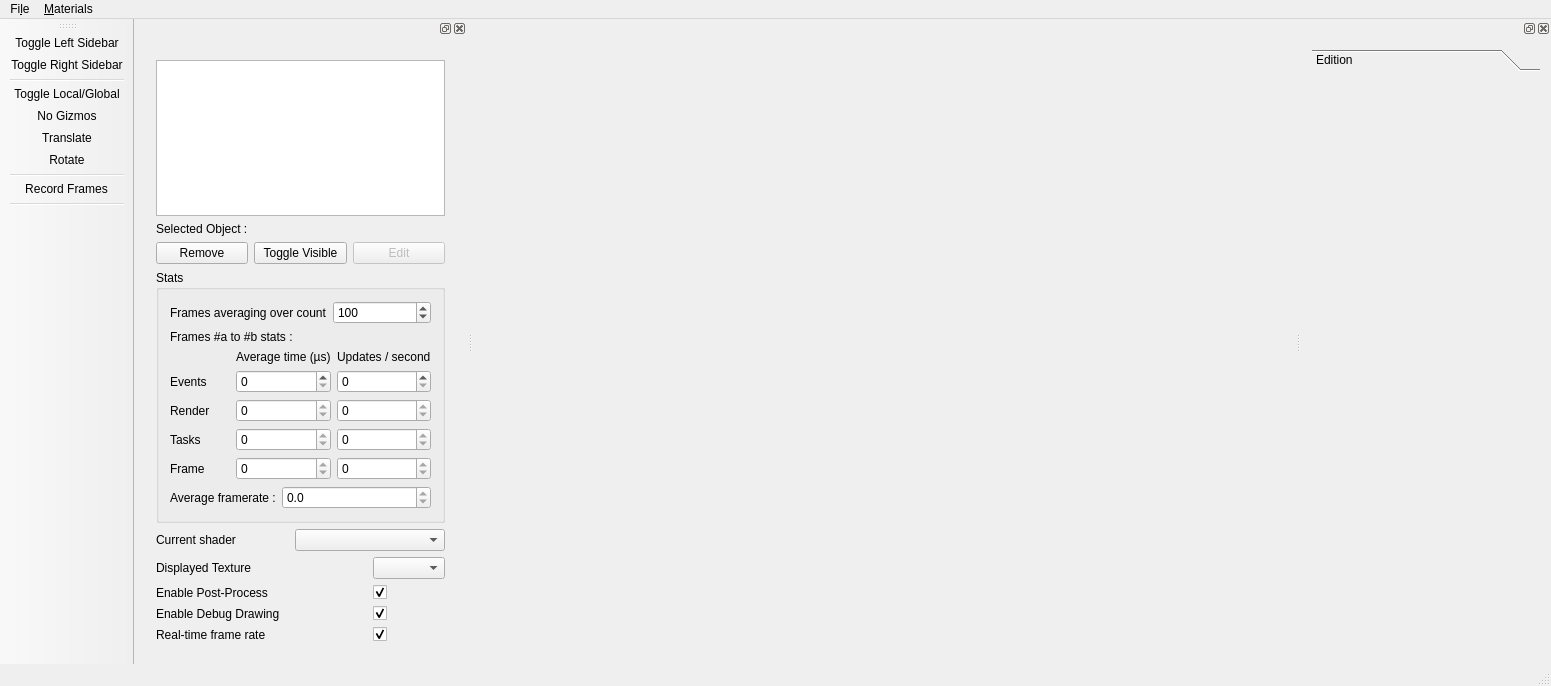
<?xml version="1.0" encoding="UTF-8"?>
<ui version="4.0">
 <class>MainWindow</class>
 <widget class="QMainWindow" name="MainWindow">
  <property name="geometry">
   <rect>
    <x>0</x>
    <y>0</y>
    <width>1526</width>
    <height>686</height>
   </rect>
  </property>
  <property name="sizePolicy">
   <sizepolicy hsizetype="Preferred" vsizetype="Preferred">
    <horstretch>0</horstretch>
    <verstretch>0</verstretch>
   </sizepolicy>
  </property>
  <property name="windowTitle">
   <string>MainWindow</string>
  </property>
  <widget class="QWidget" name="centralWidget">
   <layout class="QGridLayout" name="gridLayout_2">
    <item row="0" column="0">
     <widget class="Ra::Gui::Viewer" name="m_viewer" native="true">
      <property name="enabled">
       <bool>true</bool>
      </property>
      <property name="minimumSize">
       <size>
        <width>800</width>
        <height>600</height>
       </size>
      </property>
     </widget>
    </item>
   </layout>
  </widget>
  <widget class="QStatusBar" name="_statusBar"/>
  <widget class="QMenuBar" name="menuBar">
   <property name="geometry">
    <rect>
     <x>0</x>
     <y>0</y>
     <width>1526</width>
     <height>19</height>
    </rect>
   </property>
   <widget class="QMenu" name="menuFILE">
    <property name="title">
     <string>Fi&amp;le</string>
    </property>
    <addaction name="actionOpenMesh"/>
    <addaction name="separator"/>
    <addaction name="actionExit"/>
   </widget>
   <widget class="QMenu" name="menuMisc">
    <property name="title">
     <string>&amp;Materials</string>
    </property>
    <addaction name="actionReload_Shaders"/>
    <addaction name="actionOpen_Material_Editor"/>
   </widget>
   <addaction name="menuFILE"/>
   <addaction name="menuMisc"/>
  </widget>
  <widget class="QDockWidget" name="leftSidebar">
   <property name="minimumSize">
    <size>
     <width>333</width>
     <height>565</height>
    </size>
   </property>
   <attribute name="dockWidgetArea">
    <number>1</number>
   </attribute>
   <widget class="QWidget" name="dockWidgetContents">
    <layout class="QGridLayout" name="gridLayout">
     <item row="0" column="0">
      <widget class="QWidget" name="widget" native="true">
       <property name="sizePolicy">
        <sizepolicy hsizetype="Expanding" vsizetype="Expanding">
         <horstretch>0</horstretch>
         <verstretch>0</verstretch>
        </sizepolicy>
       </property>
       <layout class="QVBoxLayout" name="verticalLayout_3">
        <item>
         <layout class="QVBoxLayout" name="verticalLayout_2">
          <item>
           <layout class="QVBoxLayout" name="verticalLayout_4">
            <item>
             <widget class="QTreeView" name="m_entitiesTreeView">
              <property name="editTriggers">
               <set>QAbstractItemView::NoEditTriggers</set>
              </property>
              <property name="textElideMode">
               <enum>Qt::ElideRight</enum>
              </property>
             </widget>
            </item>
            <item>
             <layout class="QHBoxLayout" name="selectionLayout">
              <item>
               <widget class="QLabel" name="label_selected">
                <property name="text">
                 <string>Selected Object :</string>
                </property>
               </widget>
              </item>
              <item>
               <widget class="QLabel" name="m_selectedItemName">
                <property name="text">
                 <string/>
                </property>
               </widget>
              </item>
             </layout>
            </item>
            <item>
             <layout class="QHBoxLayout" name="horizontalLayout">
              <item>
               <widget class="QPushButton" name="m_removeEntityButton">
                <property name="text">
                 <string>Remove</string>
                </property>
               </widget>
              </item>
              <item>
               <widget class="QPushButton" name="m_toggleRenderObjectButton">
                <property name="text">
                 <string>Toggle Visible</string>
                </property>
               </widget>
              </item>
              <item>
               <widget class="QPushButton" name="m_editRenderObjectButton">
                <property name="enabled">
                 <bool>false</bool>
                </property>
                <property name="text">
                 <string>Edit</string>
                </property>
               </widget>
              </item>
             </layout>
            </item>
           </layout>
          </item>
          <item>
           <widget class="QGroupBox" name="groupBox">
            <property name="title">
             <string>Stats</string>
            </property>
            <layout class="QVBoxLayout" name="verticalLayout">
             <item>
              <layout class="QFormLayout" name="formLayout_6">
               <item row="0" column="0">
                <widget class="QLabel" name="label_23">
                 <property name="text">
                  <string>Frames averaging over count</string>
                 </property>
                </widget>
               </item>
               <item row="0" column="1">
                <widget class="QSpinBox" name="m_avgFramesCount">
                 <property name="minimum">
                  <number>1</number>
                 </property>
                 <property name="maximum">
                  <number>1000</number>
                 </property>
                 <property name="singleStep">
                  <number>10</number>
                 </property>
                 <property name="value">
                  <number>100</number>
                 </property>
                </widget>
               </item>
              </layout>
             </item>
             <item>
              <widget class="QLabel" name="m_frameA2BLabel">
               <property name="text">
                <string>Frames #a to #b stats :</string>
               </property>
              </widget>
             </item>
             <item>
              <layout class="QGridLayout" name="gridLayout_6">
               <item row="2" column="0">
                <widget class="QLabel" name="label_26">
                 <property name="text">
                  <string>Render</string>
                 </property>
                </widget>
               </item>
               <item row="0" column="0">
                <widget class="QLabel" name="label_25">
                 <property name="text">
                  <string/>
                 </property>
                </widget>
               </item>
               <item row="3" column="0">
                <widget class="QLabel" name="label_27">
                 <property name="text">
                  <string>Tasks</string>
                 </property>
                </widget>
               </item>
               <item row="0" column="1">
                <widget class="QLabel" name="label_29">
                 <property name="text">
                  <string>Average time (µs)</string>
                 </property>
                </widget>
               </item>
               <item row="4" column="0">
                <widget class="QLabel" name="label_28">
                 <property name="text">
                  <string>Frame</string>
                 </property>
                </widget>
               </item>
               <item row="0" column="2">
                <widget class="QLabel" name="label_30">
                 <property name="text">
                  <string>Updates / second</string>
                 </property>
                </widget>
               </item>
               <item row="2" column="2">
                <widget class="QSpinBox" name="m_renderUpdates">
                 <property name="readOnly">
                  <bool>true</bool>
                 </property>
                 <property name="maximum">
                  <number>100000000</number>
                 </property>
                </widget>
               </item>
               <item row="3" column="2">
                <widget class="QSpinBox" name="m_tasksUpdates">
                 <property name="readOnly">
                  <bool>true</bool>
                 </property>
                 <property name="maximum">
                  <number>100000000</number>
                 </property>
                </widget>
               </item>
               <item row="4" column="2">
                <widget class="QSpinBox" name="m_frameUpdates">
                 <property name="readOnly">
                  <bool>true</bool>
                 </property>
                 <property name="maximum">
                  <number>100000000</number>
                 </property>
                </widget>
               </item>
               <item row="2" column="1">
                <widget class="QSpinBox" name="m_renderTime">
                 <property name="readOnly">
                  <bool>true</bool>
                 </property>
                 <property name="maximum">
                  <number>100000000</number>
                 </property>
                </widget>
               </item>
               <item row="3" column="1">
                <widget class="QSpinBox" name="m_tasksTime">
                 <property name="readOnly">
                  <bool>true</bool>
                 </property>
                 <property name="maximum">
                  <number>100000000</number>
                 </property>
                </widget>
               </item>
               <item row="4" column="1">
                <widget class="QSpinBox" name="m_frameTime">
                 <property name="readOnly">
                  <bool>true</bool>
                 </property>
                 <property name="maximum">
                  <number>100000000</number>
                 </property>
                </widget>
               </item>
               <item row="1" column="0">
                <widget class="QLabel" name="label_4">
                 <property name="text">
                  <string>Events</string>
                 </property>
                </widget>
               </item>
               <item row="1" column="1">
                <widget class="QSpinBox" name="m_eventsTime">
                 <property name="maximum">
                  <number>100000000</number>
                 </property>
                </widget>
               </item>
               <item row="1" column="2">
                <widget class="QSpinBox" name="m_eventsUpdates">
                 <property name="maximum">
                  <number>100000000</number>
                 </property>
                </widget>
               </item>
              </layout>
             </item>
             <item>
              <layout class="QFormLayout" name="formLayout_7">
               <item row="0" column="1">
                <widget class="QDoubleSpinBox" name="m_avgFramerate">
                 <property name="readOnly">
                  <bool>true</bool>
                 </property>
                 <property name="decimals">
                  <number>1</number>
                 </property>
                 <property name="maximum">
                  <double>1000000.000000000000000</double>
                 </property>
                </widget>
               </item>
               <item row="0" column="0">
                <widget class="QLabel" name="label_24">
                 <property name="text">
                  <string>Average framerate :</string>
                 </property>
                </widget>
               </item>
              </layout>
             </item>
            </layout>
           </widget>
          </item>
          <item>
           <layout class="QHBoxLayout" name="shaderLayout">
            <item>
             <widget class="QLabel" name="label">
              <property name="text">
               <string>Current shader</string>
              </property>
             </widget>
            </item>
            <item>
             <widget class="QComboBox" name="m_currentShaderBox">
              <item>
               <property name="text">
                <string/>
               </property>
              </item>
              <item>
               <property name="text">
                <string>Plain</string>
               </property>
              </item>
              <item>
               <property name="text">
                <string>BlinnPhongWireframe</string>
               </property>
              </item>
              <item>
               <property name="text">
                <string>BlinnPhong</string>
               </property>
              </item>
              <item>
               <property name="text">
                <string>Lines</string>
               </property>
              </item>
             </widget>
            </item>
           </layout>
          </item>
         </layout>
        </item>
        <item>
         <layout class="QGridLayout" name="gridLayout_3" rowstretch="0,0,0,0" columnstretch="1,0">
          <item row="0" column="0">
           <widget class="QLabel" name="label_2">
            <property name="text">
             <string>Displayed Texture</string>
            </property>
           </widget>
          </item>
          <item row="0" column="1">
           <widget class="QComboBox" name="m_displayedTextureCombo"/>
          </item>
          <item row="1" column="0">
           <widget class="QLabel" name="label_5">
            <property name="text">
             <string>Enable Post-Process</string>
            </property>
           </widget>
          </item>
          <item row="1" column="1">
           <widget class="QCheckBox" name="m_enablePostProcess">
            <property name="enabled">
             <bool>true</bool>
            </property>
            <property name="text">
             <string/>
            </property>
            <property name="checked">
             <bool>true</bool>
            </property>
            <property name="tristate">
             <bool>false</bool>
            </property>
           </widget>
          </item>
          <item row="2" column="0">
           <widget class="QLabel" name="label_6">
            <property name="text">
             <string>Enable Debug Drawing</string>
            </property>
           </widget>
          </item>
          <item row="2" column="1">
           <widget class="QCheckBox" name="m_enableDebugDraw">
            <property name="enabled">
             <bool>true</bool>
            </property>
            <property name="text">
             <string/>
            </property>
            <property name="checked">
             <bool>true</bool>
            </property>
            <property name="tristate">
             <bool>false</bool>
            </property>
           </widget>
          </item>
          <item row="3" column="0">
           <widget class="QLabel" name="label_7">
            <property name="text">
             <string>Real-time frame rate</string>
            </property>
           </widget>
          </item>
          <item row="3" column="1">
           <widget class="QCheckBox" name="m_realFrameRate">
            <property name="enabled">
             <bool>true</bool>
            </property>
            <property name="text">
             <string/>
            </property>
            <property name="checked">
             <bool>true</bool>
            </property>
            <property name="tristate">
             <bool>false</bool>
            </property>
           </widget>
          </item>
         </layout>
        </item>
       </layout>
      </widget>
     </item>
    </layout>
   </widget>
  </widget>
  <widget class="QToolBar" name="toolBar">
   <property name="windowTitle">
    <string>toolBar</string>
   </property>
   <attribute name="toolBarArea">
    <enum>LeftToolBarArea</enum>
   </attribute>
   <attribute name="toolBarBreak">
    <bool>false</bool>
   </attribute>
   <addaction name="actionToggle_Left_Sidebar"/>
   <addaction name="actionToggle_Right_Sidebar"/>
   <addaction name="separator"/>
   <addaction name="actionToggle_Local_Global"/>
   <addaction name="actionGizmoOff"/>
   <addaction name="actionGizmoTranslate"/>
   <addaction name="actionGizmoRotate"/>
   <addaction name="separator"/>
   <addaction name="actionRecord_Frames"/>
   <addaction name="separator"/>
  </widget>
  <widget class="QDockWidget" name="rightSidebar">
   <property name="sizePolicy">
    <sizepolicy hsizetype="Expanding" vsizetype="Expanding">
     <horstretch>0</horstretch>
     <verstretch>0</verstretch>
    </sizepolicy>
   </property>
   <property name="minimumSize">
    <size>
     <width>250</width>
     <height>161</height>
    </size>
   </property>
   <attribute name="dockWidgetArea">
    <number>2</number>
   </attribute>
   <widget class="QWidget" name="dockWidgetContents_4">
    <layout class="QVBoxLayout" name="verticalLayout_5">
     <item>
      <widget class="QToolBox" name="toolBox">
       <property name="sizePolicy">
        <sizepolicy hsizetype="Expanding" vsizetype="Expanding">
         <horstretch>0</horstretch>
         <verstretch>0</verstretch>
        </sizepolicy>
       </property>
       <property name="currentIndex">
        <number>0</number>
       </property>
       <widget class="Ra::Gui::TransformEditorWidget" name="tab_edition">
        <property name="geometry">
         <rect>
          <x>0</x>
          <y>0</y>
          <width>232</width>
          <height>580</height>
         </rect>
        </property>
        <attribute name="label">
         <string>Edition</string>
        </attribute>
       </widget>
      </widget>
     </item>
    </layout>
   </widget>
  </widget>
  <action name="actionOpenMesh">
   <property name="text">
    <string>Open...</string>
   </property>
   <property name="toolTip">
    <string>Open...</string>
   </property>
   <property name="shortcut">
    <string>Ctrl+O</string>
   </property>
  </action>
  <action name="actionExit">
   <property name="text">
    <string>Exit</string>
   </property>
   <property name="shortcut">
    <string>Ctrl+Q</string>
   </property>
  </action>
  <action name="actionReload_Shaders">
   <property name="text">
    <string>Reload Shaders</string>
   </property>
   <property name="shortcut">
    <string>Ctrl+R</string>
   </property>
  </action>
  <action name="actionGizmoTranslate">
   <property name="checkable">
    <bool>false</bool>
   </property>
   <property name="icon">
    <iconset>
     <normalon>:/Assets/Images/translate.png</normalon>
    </iconset>
   </property>
   <property name="text">
    <string>Translate</string>
   </property>
   <property name="toolTip">
    <string>Translate selected object</string>
   </property>
  </action>
  <action name="actionGizmoRotate">
   <property name="checkable">
    <bool>false</bool>
   </property>
   <property name="icon">
    <iconset>
     <normalon>:/Assets/Images/rotate.png</normalon>
    </iconset>
   </property>
   <property name="text">
    <string>Rotate</string>
   </property>
   <property name="toolTip">
    <string>Rotate selected object</string>
   </property>
  </action>
  <action name="actionToggle_Local_Global">
   <property name="checkable">
    <bool>true</bool>
   </property>
   <property name="icon">
    <iconset>
     <normalon>:/Assets/Images/gizmo.png</normalon>
    </iconset>
   </property>
   <property name="text">
    <string>Toggle Local/Global</string>
   </property>
   <property name="toolTip">
    <string>Changes the transform edition mode</string>
   </property>
  </action>
  <action name="actionGizmoOff">
   <property name="checkable">
    <bool>false</bool>
   </property>
   <property name="checked">
    <bool>false</bool>
   </property>
   <property name="icon">
    <iconset>
     <normalon>:/Assets/Images/select.png</normalon>
    </iconset>
   </property>
   <property name="text">
    <string>No Gizmos</string>
   </property>
   <property name="toolTip">
    <string>Disable transform gizmo.</string>
   </property>
  </action>
  <action name="actionOpen_Material_Editor">
   <property name="text">
    <string>Open Material Editor</string>
   </property>
   <property name="shortcut">
    <string>Alt+M</string>
   </property>
  </action>
  <action name="actionRecord_Frames">
   <property name="checkable">
    <bool>true</bool>
   </property>
   <property name="icon">
    <iconset resource="../../../../icons.qrc">
     <normaloff>:/Assets/Images/play.png</normaloff>:/Assets/Images/play.png</iconset>
   </property>
   <property name="text">
    <string>Record Frames</string>
   </property>
  </action>
  <action name="actionToggle_Left_Sidebar">
   <property name="icon">
    <iconset resource="../../../../icons.qrc">
     <normaloff>:/Assets/Images/RadiumIcon.png</normaloff>:/Assets/Images/RadiumIcon.png</iconset>
   </property>
   <property name="text">
    <string>Toggle Left Sidebar</string>
   </property>
  </action>
  <action name="actionToggle_Right_Sidebar">
   <property name="icon">
    <iconset>
     <normalon>:/Assets/Images/RadiumIcon.png</normalon>
    </iconset>
   </property>
   <property name="text">
    <string>Toggle Right Sidebar</string>
   </property>
  </action>
 </widget>
 <layoutdefault spacing="6" margin="11"/>
 <customwidgets>
  <customwidget>
   <class>Ra::Gui::Viewer</class>
   <extends>QWidget</extends>
   <header>MainApplication/Viewer/Viewer.hpp</header>
   <container>1</container>
  </customwidget>
  <customwidget>
   <class>Ra::Gui::TransformEditorWidget</class>
   <extends>QWidget</extends>
   <header>MainApplication/Gui/TransformEditorWidget.hpp</header>
   <container>1</container>
  </customwidget>
 </customwidgets>
 <resources>
  <include location="../../../../icons.qrc"/>
 </resources>
 <connections>
  <connection>
   <sender>actionExit</sender>
   <signal>triggered()</signal>
   <receiver>MainWindow</receiver>
   <slot>close()</slot>
   <hints>
    <hint type="sourcelabel">
     <x>-1</x>
     <y>-1</y>
    </hint>
    <hint type="destinationlabel">
     <x>518</x>
     <y>373</y>
    </hint>
   </hints>
  </connection>
 </connections>
</ui>
